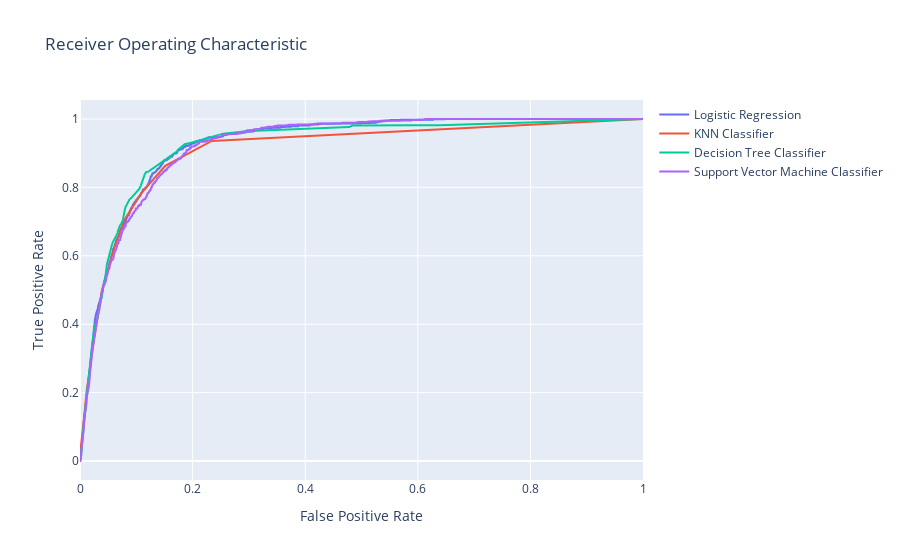

Notebook source saved alongside this figure:
### Code cell
# Combined ROC Curve
fig = go.Figure()
for roc_dict in roc_data:
    fig.add_trace(go.Scatter(x=roc_dict['fpr'], y=roc_dict['tpr'], mode='lines', name=roc_dict['model']))
fig.update_layout(title='Receiver Operating Characteristic',
                    xaxis=dict(title='False Positive Rate'),
                    yaxis=dict(title='True Positive Rate'))
fig.write_image('images/roc_combined.png')
fig.show()

### Figure 1 — Plotly figure (JSON) as saved in the notebook; plotly's stock layout.template omitted (floating-point values rounded to 4 significant figures; data arrays with more than 128 entries replaced by an {"elided": "..."} marker saying what was removed)
{"data": [{"mode": "lines", "name": "Logistic Regression", "type": "scatter", "x": {"elided": "1059 float values"}, "y": {"elided": "1059 float values"}}, {"mode": "lines", "name": "KNN Classifier", "type": "scatter", "x": [0, 0.0002739, 0.001917, 0.005751, 0.01205, 0.02451, 0.03889, 0.05984, 0.07915, 0.1093, 0.1514, 0.234, 1], "y": [0, 0.007487, 0.04813, 0.1027, 0.2075, 0.3497, 0.4984, 0.6182, 0.7059, 0.784, 0.8631, 0.9358, 1]}, {"mode": "lines", "name": "Decision Tree Classifier", "type": "scatter", "x": [0, 0.00178, 0.002054, 0.002191, 0.002602, 0.003697, 0.00671, 0.006847, 0.007394, 0.0089, 0.01246, 0.01534, 0.01534, 0.01944, 0.0204, 0.02492, 0.02533, 0.02725, 0.02889, 0.03081, 0.03724, 0.03848, 0.03861, 0.04026, 0.04149, 0.04532, 0.0471, 0.04751, 0.05642, 0.0571, 0.05792, 0.0582, 0.06682, 0.06696, 0.06696, 0.07066, 0.07271, 0.076, 0.07682, 0.07969, 0.08038, 0.08051, 0.0875, 0.09051, 0.1052, 0.108, 0.115, 0.1168, 0.1178, 0.1216, 0.1514, 0.1558, 0.156, 0.1732, 0.1736, 0.1805, 0.1855, 0.186, 0.1973, 0.2042, 0.2073, 0.2106, 0.2522, 0.2541, 0.291, 0.3022, 0.4782, 0.4836, 0.5943, 0.6384, 1], "y": [0, 0.0107, 0.01604, 0.02353, 0.02995, 0.04171, 0.1059, 0.1091, 0.1102, 0.1422, 0.2011, 0.2406, 0.246, 0.3005, 0.3209, 0.3893, 0.3936, 0.3989, 0.4064, 0.416, 0.4727, 0.4759, 0.477, 0.4995, 0.508, 0.5422, 0.5658, 0.5733, 0.6299, 0.6342, 0.6385, 0.6396, 0.6663, 0.6674, 0.6706, 0.6877, 0.692, 0.7037, 0.7144, 0.7358, 0.739, 0.7412, 0.7636, 0.7679, 0.7957, 0.8053, 0.8385, 0.8417, 0.8449, 0.846, 0.8802, 0.8866, 0.8877, 0.9059, 0.9091, 0.9198, 0.9262, 0.9262, 0.9305, 0.9337, 0.9348, 0.9358, 0.9561, 0.9572, 0.9636, 0.9647, 0.9765, 0.9807, 0.9818, 0.9818, 1]}, {"mode": "lines", "name": "Support Vector Machine Classifier", "type": "scatter", "x": {"elided": "1041 float values"}, "y": {"elided": "1041 float values"}}], "layout": {"title": {"text": "Receiver Operating Characteristic"}, "xaxis": {"title": {"text": "False Positive Rate"}}, "yaxis": {"title": {"text": "True Positive Rate"}}}}
